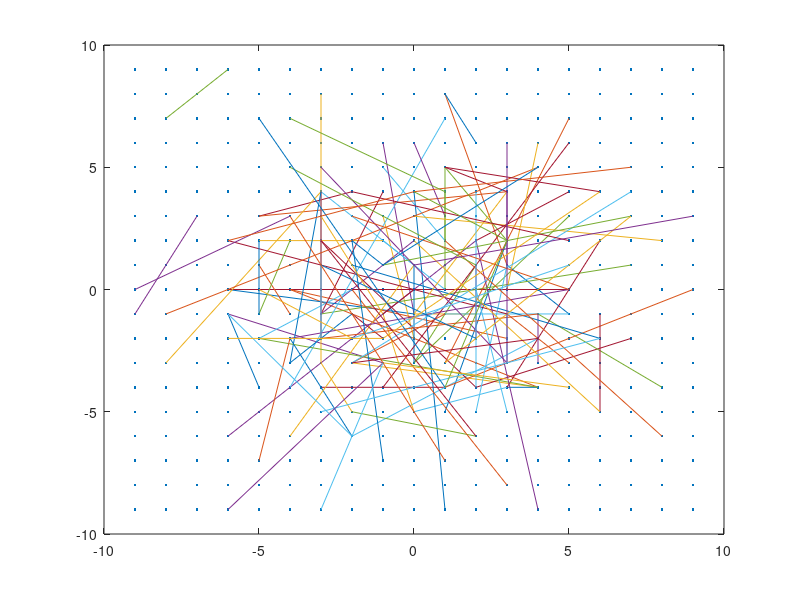

MATLAB code to generate this figure:
function patten = brief_pattern_generator()
    clear all;close all;
    type = 'Gaussianiid';
    hsize = 9;
    bits = 128;% 256, 512
    fsize = 2*hsize;
    if strcmp(type, 'Uniform')
        X1 = round(rand(1,bits).*(fsize)-hsize);
        Y1 = round(rand(1,bits).*(fsize)-hsize);
        X2 = round(rand(1,bits).*(fsize)-hsize);
        Y2 = round(rand(1,bits).*(fsize)-hsize);
    elseif strcmp(type, 'Gaussianiid')
        Sigma = fsize^2/25;
        sigma = fsize/5;
        X1 = round(normrnd(0,sigma,[1,bits]));
        Y1 = round(normrnd(0,sigma,[1,bits]));
        X2 = round(normrnd(0,sigma,[1,bits]));
        Y2 = round(normrnd(0,sigma,[1,bits]));
        
        X1(X1>hsize) = hsize;X1(X1<-hsize) = -hsize;
        X2(X2>hsize) = hsize;X2(X2<-hsize) = -hsize;
        Y1(Y1>hsize) = hsize;Y1(Y1<-hsize) = -hsize;
        Y2(Y2>hsize) = hsize;Y2(Y2<-hsize) = -hsize;
    else
        
    end

    
    
    [Xx,Yy] = meshgrid(-hsize:1:hsize,-hsize:1:hsize);
    Xx = Xx(:);Yy = Yy(:);
    plot(Xx, Yy, '.');hold on;
    for i = 1:bits
        plot([X1(i), X2(i)],[Y1(i), Y2(i)],'-');
    end
    patten=([X1;Y1;X2;Y2]);
end